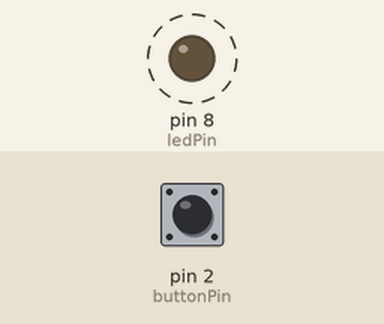
Recording of a sketch running on a simulated Arduino Uno, built with avr-gcc and run on an emulated ATmega328P. Shown: output pins drawn as LEDs (lit = HIGH). Dashed ring = blinking. Inputs (shaded band) come from the test bench; at power-on: pin 2 (buttonPin) HIGH.

Above: at 0.3 s.
Timing chart, 0 to 3.0 s (numbered marks = the images above):
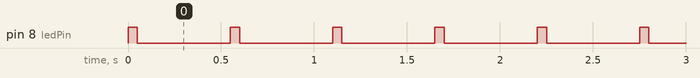

Measured:
- by itself, pin 8 (ledPin): alternates HIGH for 0.05 s and LOW for 0.50 s

The sketch:

POC_6.1.1.ino
```cpp
const int ledPin = 8;
const int buttonPin = 2;
int buttonState = 0;

void setup() {
    pinMode (ledPin, OUTPUT);
    pinMode (buttonPin, INPUT_PULLUP);
}

void loop() {
    // De button state wordt uitgelezen
    buttonState = digitalRead(buttonPin);

    // Als de button is ingedrukt, gaat de for loop beginnen
    if (buttonState == HIGH) {
        for (int i = 0; i <= 2; i++) {
            // De LED knippert 3 keer
            digitalWrite(ledPin, HIGH);
            delay(50);
            digitalWrite(ledPin, LOW);
            delay(500);
        }
    }
}
```
